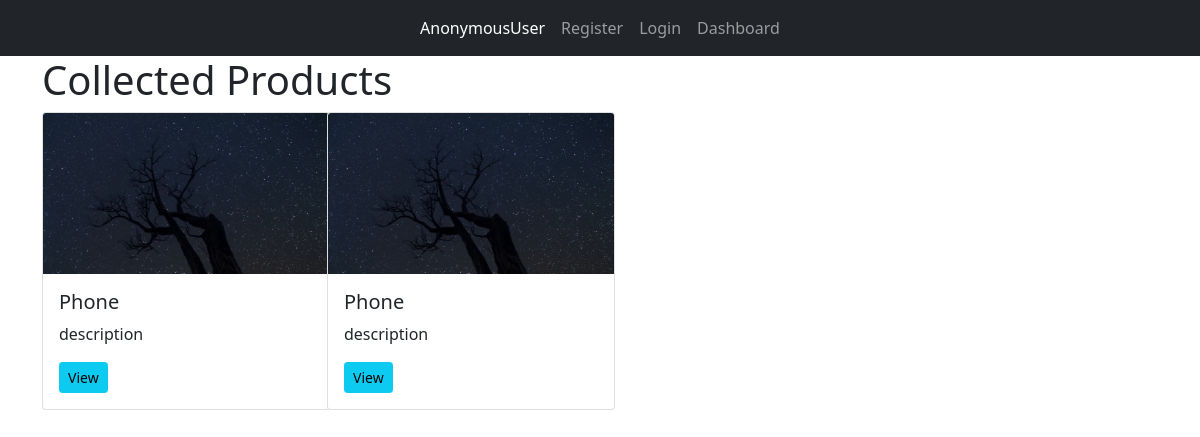
/product/collected-product, run on an earlier commit of the app's database.
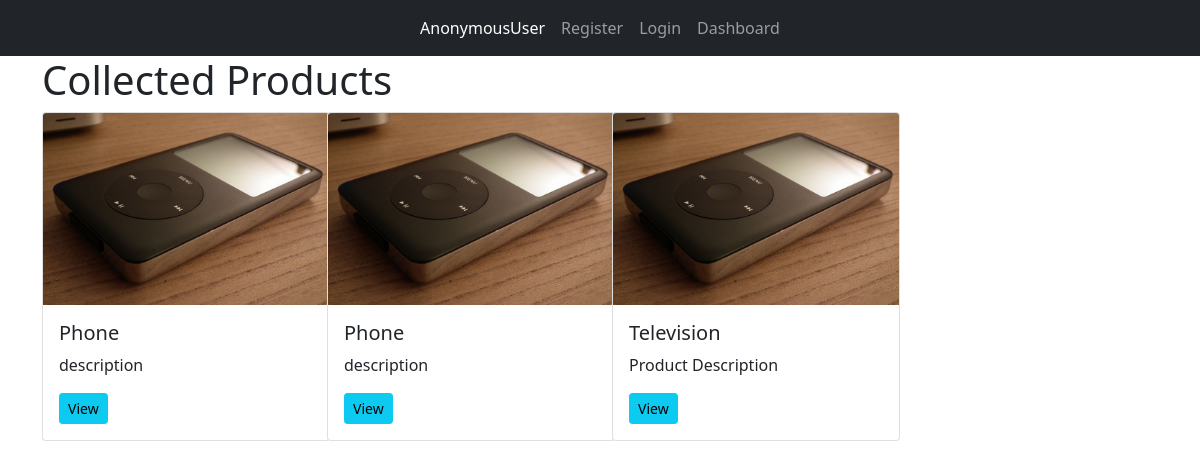
And on a later commit of the database.
### products/models.py (models this page shows, shortened)
class Product(models.Model):
    AVAILABILITY = (
        ('Available', 'Available'),
        ('Not_Available', 'Not_Available'),
    )
    STATUS = (
        ('Pending', 'Pending'), ('Collected', 'Collected'),
    )
    user = models.ForeignKey(UsersAccount, on_delete=models.DO_NOTHING)
    product = models.ForeignKey(Category, on_delete=models.DO_NOTHING, null=True, blank=True)
    product_image = models.ImageField(upload_to='media')
    description = models.TextField()
    created_date = models.DateField(auto_now_add=True)
    collected_date = models.DateField(default=timezone.now)
    quantity = models.IntegerField()
    cost = models.CharField(max_length=20)
    other = models.CharField(max_length=50, null=True, blank=True)
    status = models.CharField(max_length=10, choices=STATUS, default='Pending')
    availability = models.CharField(max_length=20, choices=AVAILABILITY, default='Available', null=True)
    payed = models.BooleanField(default=False, null=True)

class Category(models.Model):
    name = models.CharField(max_length=100)
    cost = models.CharField(max_length=30, default=0)
    def __str__(self):
        return f'{self.name}'

### products/views.py (the view)
# urls.py: path('collected-product', productStatus, name='collected'),
def productStatus(request):
    pending = Product.objects.filter(status='Pending')
    rejected = Product.objects.filter(status='Rejected')
    collected = Product.objects.filter(status='Collected')
    context = {
        'pending': pending,
        'rejected': rejected,
        'collected': collected,
    }
    return render(request, 'productStatus.html', context)

### templates/productStatus.html (shortened to what this page needs)
{% extends 'base.html' %}
{% block content %}
    <div class="container">
        {% with url_name=request.resolver_match.url_name %}
            {% if url_name == 'pending' %}
                <h1>Pending Products</h1>
                <div class="row">
                    {% for product in pending %}
                    <div class="col-3">
                        <div class="card" style="width: 18rem;">
                          <img src="{{ product.product_image.url }}" class="card-img-top" alt="image for {{ product.product }}">
                          <div class="card-body">
                            <h5 class="card-title">{{ product.product }}</h5>
                            <p class="card-text">{{ product.description|truncatewords:40 }}</p>
                            <a href="{% url 'details' product.id %}" class="btn btn-info btn-sm">View</a>
                          </div>
                        </div>
                    </div>
                    {% endfor %}
                </div>
            {% elif url_name == 'collected' %}
                <h1>Collected Products</h1>
                <div class="row">
                    {% for product in collected %}
                    <div class="col-3">
                        <div class="card" style="width: 18rem;">
                          <img src="{{ product.product_image.url }}" class="card-img-top" alt="image for {{ product.product }}">
                          <div class="card-body">
                            <h5 class="card-title">{{ product.product }}</h5>
                            <p class="card-text">{{ product.description|truncatewords:40 }}</p>
                            <a href="{% url 'details' product.id %}" class="btn btn-info btn-sm">View</a>
                          </div>
                        </div>
                    </div>
                    {% endfor %}
                </div>
            {% endif %}
        {% endwith %}
    </div>
{% endblock %}

What changed in the data, as far as the page shows it:
changed Product (number 1 of 3 on the later page): product_image: picture added in place of a placeholder
changed Product (number 2 of 3 on the later page): product_image: picture added in place of a placeholder
added Product: product_image (picture), product "Television", description "Product Description"
